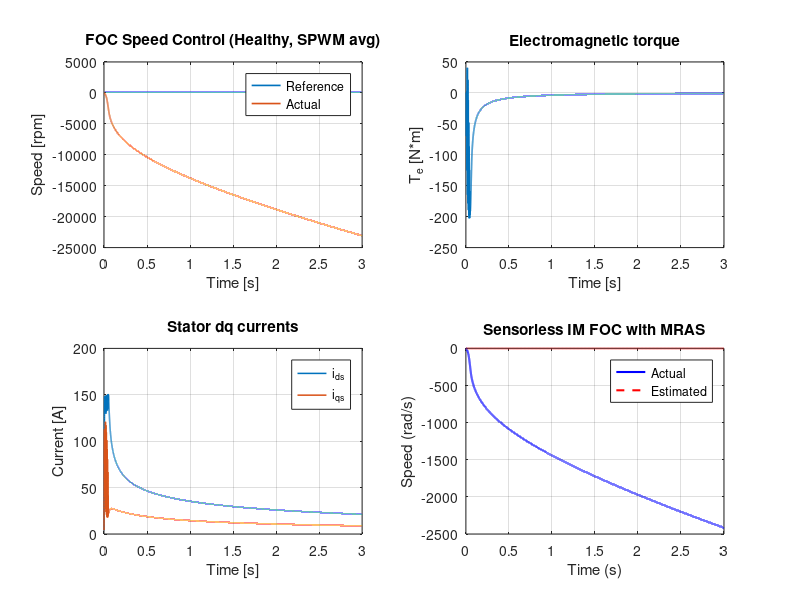

MATLAB code to generate this figure:
clc; clear;

%% =========================================================
% 1. MOTOR PARAMETRELERİ (IM)
%% =========================================================
Rs = 1.405;
Rr = 1.395;
Ls = 0.0058;
Lr = 0.0058;
Lm = 0.0055;

P  = 2;          % Pole pairs
J  = 0.02;
B  = 0.001;

Tr = Lr/Rr;
sigma = 1 - (Lm^2)/(Ls*Lr);

%% =========================================================
% 2. SİMÜLASYON PARAMETRELERİ
%% =========================================================
Ts   = 1e-4;
Tsim = 3;
N    = Tsim/Ts;
t    = (0:N-1)*Ts;

Vdc  = 560;
Vmax = Vdc/sqrt(3);

TL = 10;

%% =========================================================
% 3. KONTROL PARAMETRELERİ
%% =========================================================
% Speed PI (MRAS speed)
Kpw = 1.5;   Kiw = 50;

% Current PI
Kpd = 40;  Kid = 800;
Kpq = 40;  Kiq = 800;

% MRAS
Kp_mras = 200;
Ki_mras = 5000;

%% =========================================================
% 4. BAŞLANGIÇ DEĞERLERİ
%% =========================================================
ids = 0; iqs = 0;
wr  = 0;

psi_rd = 0; psi_rq = 0;   % only for motor model

psi_s_alpha = 0;
psi_s_beta  = 0;

theta_e = 0;

% Integrators
int_w = 0; int_id = 0; int_iq = 0; int_mras = 0;

% MRAS fluxes
psi_ref = [0;0];
psi_ad  = [0;0];

w_hat = 0;

%% =========================================================
% 5. REFERANSLAR
%% =========================================================
psi_s_ref = 0.8;
ids_ref   = psi_s_ref/Lm;
w_ref     = 100;   % rad/s

%% =========================================================
% 6. LOG
%% =========================================================
wr_log = zeros(N,1);
wr_hat_log = zeros(N,1);
Te_log = zeros(N,1);
ids_log=zeros(N,1); iqs_log=zeros(N,1);

%% =========================================================
% 7. ANA DÖNGÜ
%% =========================================================
for k = 1:N

    %% ---------------------------------
    %  SPEED CONTROLLER (sensorless)
    %% ---------------------------------
    ew = w_ref - w_hat;
    int_w = int_w + ew*Ts;
    iqs_ref = Kpw*ew + Kiw*int_w;

    %% ---------------------------------
    %  CURRENT CONTROLLERS (dq)
    %% ---------------------------------
    ed = ids_ref - ids;
    int_id = int_id + ed*Ts;
    vds_ref = Kpd*ed + Kid*int_id;

    eq = iqs_ref - iqs;
    int_iq = int_iq + eq*Ts;
    vqs_ref = Kpq*eq + Kiq*int_iq;

    % SVPWM saturation
    Vref = sqrt(vds_ref^2 + vqs_ref^2);
    if Vref > Vmax
        vds = vds_ref * Vmax/Vref;
        vqs = vqs_ref * Vmax/Vref;
    else
        vds = vds_ref;
        vqs = vqs_ref;
    end

    %% ---------------------------------
    %  Inverse Park
    %% ---------------------------------
    v_alpha =  vds*cos(theta_e) - vqs*sin(theta_e);
    v_beta  =  vds*sin(theta_e) + vqs*cos(theta_e);

    %% ---------------------------------
    %  Inverse Clarke
    %% ---------------------------------
    va = v_alpha;
    vb = -0.5*v_alpha + sqrt(3)/2*v_beta;
    vc = -0.5*v_alpha - sqrt(3)/2*v_beta;

    %% =====================================================
    %  INDUCTION MOTOR MODEL (SIMULATION ONLY)
    %% =====================================================
    Te = (3/2)*P*(Lm/Lr)*(psi_rd*iqs - psi_rq*ids);

    dwr = (Te - TL - B*wr)/J;
    wr  = wr + dwr*Ts;

    dpsi_rd = (Lm/Tr)*ids - psi_rd/Tr + wr*psi_rq;
    dpsi_rq = (Lm/Tr)*iqs - psi_rq/Tr - wr*psi_rd;

    psi_rd = psi_rd + Ts*dpsi_rd;
    psi_rq = psi_rq + Ts*dpsi_rq;

    dids = (vds - Rs*ids + wr*Ls*iqs)/Ls;
    diqs = (vqs - Rs*iqs - wr*Ls*ids)/Ls;

    ids = ids + Ts*dids;
    iqs = iqs + Ts*diqs;

    %% ---------------------------------
    %  Currents abc → αβ
    %% ---------------------------------
    i_alpha = ids*cos(theta_e) - iqs*sin(theta_e);
    i_beta  = ids*sin(theta_e) + iqs*cos(theta_e);

    ia = i_alpha;
    ib = -0.5*i_alpha + sqrt(3)/2*i_beta;
    ic = -0.5*i_alpha - sqrt(3)/2*i_beta;

    %% =====================================================
    %  STATOR FLUX OBSERVER (DIRECT FOC)
    %% =====================================================
    dpsi_s_alpha = v_alpha - Rs*i_alpha;
    dpsi_s_beta  = v_beta  - Rs*i_beta;

    psi_s_alpha = psi_s_alpha + Ts*dpsi_s_alpha;
    psi_s_beta  = psi_s_beta  + Ts*dpsi_s_beta;

    theta_e = atan2(psi_s_beta, psi_s_alpha);

    %% =====================================================
    %  MRAS SPEED ESTIMATOR (NO ANGLE)
    %% =====================================================
    dpsi_ref_alpha = (Lm/Lr)*(v_alpha - Rs*i_alpha);
    dpsi_ref_beta  = (Lm/Lr)*(v_beta  - Rs*i_beta);

    psi_ref(1) = psi_ref(1) + Ts*dpsi_ref_alpha;
    psi_ref(2) = psi_ref(2) + Ts*dpsi_ref_beta;

    dpsi_ad_alpha = -psi_ad(1)/Tr + w_hat*psi_ad(2) + (Lm/Tr)*i_alpha;
    dpsi_ad_beta  = -psi_ad(2)/Tr - w_hat*psi_ad(1) + (Lm/Tr)*i_beta;

    psi_ad(1) = psi_ad(1) + Ts*dpsi_ad_alpha;
    psi_ad(2) = psi_ad(2) + Ts*dpsi_ad_beta;

    e_mras = psi_ref(1)*psi_ad(2) - psi_ref(2)*psi_ad(1);
    int_mras = int_mras + e_mras*Ts;

    w_hat = Kp_mras*e_mras + Ki_mras*int_mras;

    %% ---------------------------------
    %  LOG
    %% ---------------------------------
    wr_log(k)     = wr;
    w_hat_log(k) = w_hat;
    Te_log(k)     = Te;
    ids_log(k)=ids;
    iqs_log(k)=iqs;

end
wr_rpm = wr_log*60/(2*pi);
wr_ref_rpm = w_ref*60/(2*pi);
figure('Name','Speed');
subplot(2,2,1);
plot(t, w_ref*ones(size(t)),'LineWidth',1.2); hold on;
plot(t, wr_rpm,'LineWidth',1.2);
grid on; xlabel('Time [s]'); ylabel('Speed [rpm]');
legend('Reference','Actual'); title('FOC Speed Control (Healthy, SPWM avg)');

% figure('Name','Torque');
subplot(2,2,2);
plot(t, Te_log,'LineWidth',1.2);
grid on; xlabel('Time [s]'); ylabel('T_e [N*m]'); title('Electromagnetic torque');

% figure('Name','dq currents');
subplot(2,2,3);
plot(t, ids_log,'LineWidth',1.1); hold on;
plot(t, iqs_log,'LineWidth',1.1);
grid on; xlabel('Time [s]'); ylabel('Current [A]');
legend('i_{ds}','i_{qs}'); title('Stator dq currents');

% figure('Name','First');
subplot(2,2,4);
plot(t,wr_log,'b','LineWidth',1.5); hold on;
plot(t,wr_hat_log,'r--','LineWidth',1.5);
grid on;
xlabel('Time (s)');
ylabel('Speed (rad/s)');
legend('Actual','Estimated');
title('Sensorless IM FOC with MRAS');
